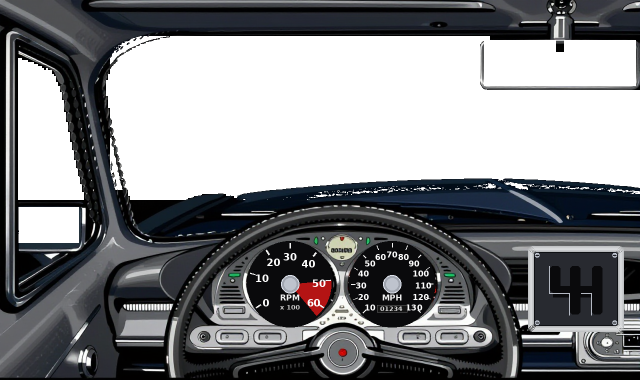
#> input picture assets/hd/cockpit.png, 1280 x 760 px (shown at 1/2 size)
$ python clock_face.py ../../assets/hd/cockpit.png ../../assets/hd/clock.png out.png
#> lines starting #> are read from the running program, lines starting #| are printed output that depends on the picture
#!/usr/bin/env python3
# usage: python3 -I tools/hd/clock_face.py assets/hd/cockpit.png assets/hd/clock.png
"""Makes the HD clock face of automatic cars (clock.png): the original's clock (LIB2 #240) sits where the
tachometer is, so the face is drawn over the HD tachometer's face (centre (581, 569) of cockpit.png, radius
90) with the hour marks and the numerals 1..12; outside the face the picture is clear and the cockpit's bezel
shows. The hands are drawn at run time (enh_hd.c)."""
import math
import sys
from PIL import Image, ImageDraw, ImageFont

src, out = sys.argv[1:3]
CX, CY, R, SIZE = 581, 569, 90, 260               # SIZE x SIZE around the centre
cockpit = Image.open(src).convert('RGBA')
#> cockpit is the input picture: PIL image 1280x760 RGBA; mean R, G, B, A 39.1, 40.4, 42.9, 163.7
face = Image.new('RGBA', (SIZE * 4, SIZE * 4), (0, 0, 0, 0))   # drawn at 4x, then reduced (smooth edges)
#> face: PIL image 1040x1040 RGBA; every value is 0
d = ImageDraw.Draw(face)
c = SIZE * 2
r = R * 4
d.ellipse((c - r, c - r, c + r, c + r), fill=(12, 12, 14, 255))
font = ImageFont.load_default(size=23 * 4)
for h in range(12):
    a = math.radians(90 - 30 * h)                  # 12 at the top
    long_mark = h % 3 == 0
    r0, r1 = r - (14 if long_mark else 9) * 4, r - 3 * 4
    w = (5 if long_mark else 3) * 4
    d.line((c + r0 * math.cos(a), c - r0 * math.sin(a), c + r1 * math.cos(a), c - r1 * math.sin(a)),
           fill=(240, 240, 240, 255), width=w)
    for m in range(1, 5):                          # minute dots
        am = math.radians(90 - 30 * h - 6 * m)
        rd = r - 6 * 4
        x, y = c + rd * math.cos(am), c - rd * math.sin(am)
        d.ellipse((x - 5, y - 5, x + 5, y + 5), fill=(200, 200, 200, 255))
    num = str(h if h else 12)
    rn = r - 29 * 4
    x, y = c + rn * math.cos(a), c - rn * math.sin(a)
    d.text((x, y), num, font=font, fill=(245, 245, 245, 255), anchor='mm')
face = face.resize((SIZE, SIZE), Image.LANCZOS)
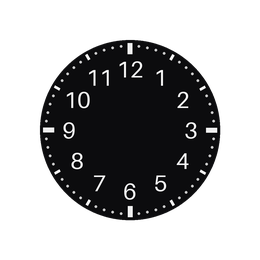
#> face: PIL image 260x260 RGBA; mean R, G, B, A 9.7, 9.7, 10.4, 96.2; transparent parts drawn white
face.save(out)
preview = cockpit.crop((CX - SIZE // 2, CY - SIZE // 2, CX + SIZE // 2, CY + SIZE // 2))
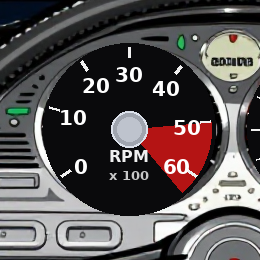
#> preview: PIL image 260x260 RGBA; mean R, G, B, A 88.9, 83.5, 83.7, 255
preview.alpha_composite(face)
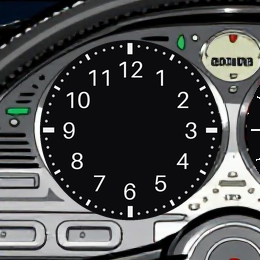
#> preview: PIL image 260x260 RGBA; mean R, G, B, A 75.3, 76.4, 76.5, 255
preview.save(out.replace('.png', '_preview.png') if len(sys.argv) < 4 else sys.argv[3])
